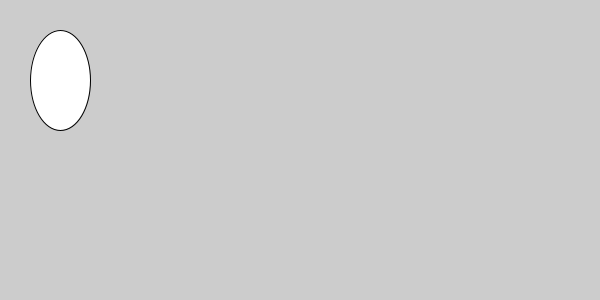
Frame 1 (no input)
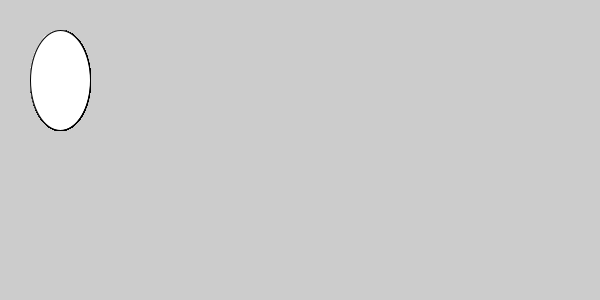
Frame 60 (the mouse pressed at the canvas centre just before this capture)
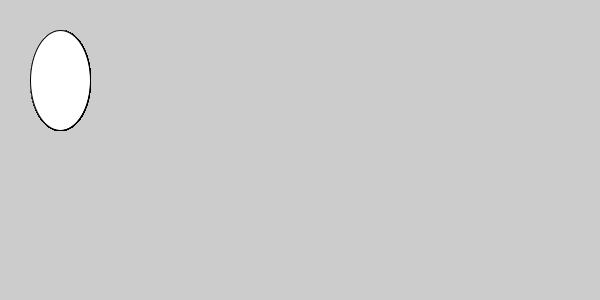
Frame 120 (the mouse held since frame 60 and released just before this capture)

The Processing sketch that drew these frames (run headless with seeded random() and noise(); from frame 60 on, the mouse is pressed at the canvas centre):

// Processing sketch: sketch_ellipse1
// ── sketch_ellipse1.pde
void setup() {
  size(600,300);
};

void draw() {
  ellipseMode(CORNER);
  ellipse(30,30,60,100);
};
